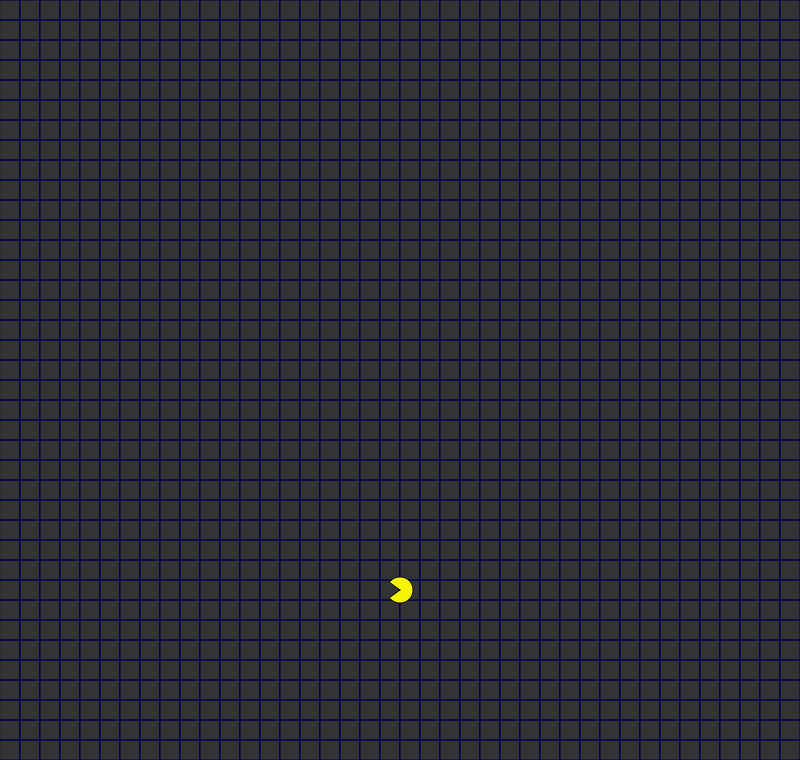
Frame 1 (no input)
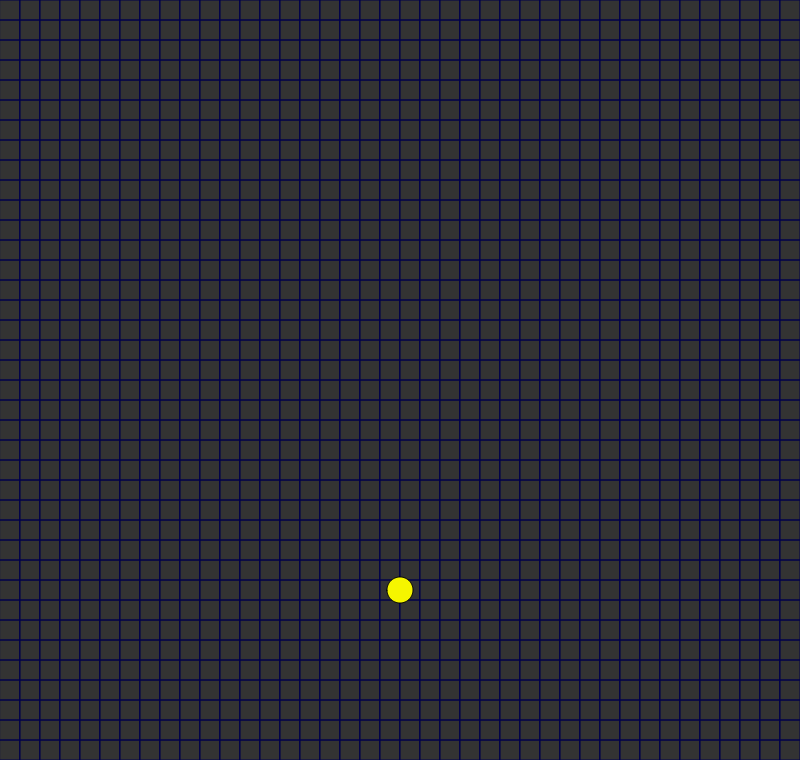
Frame 60 (no input)
Frame 120 (the mouse pressed at the canvas centre since frame 60): identical to frame 1, image omitted

The p5.js sketch that drew these frames (run headless with seeded random() and noise() and a simulated clock; from frame 60 on, the mouse is pressed at the canvas centre):

// p5.js sketch
// ── sketch.js
var pacman;

// game constants
var SCALE = 20;
var SPEED = 0.18;
var UP;
var DOWN;
var LEFT;
var RIGHT;

var showGrid = true;


function setup() {
    // frameRate(1);
    createCanvas(800, 760); // this is the original screen resolution of 224x288 scaled by 1.67

    // set the values of the directional constantsin Radians.
    // this has to be done here because I'm using p5's PI constant,
    // and it's not available until we're in the setup function...
    UP = (270 * PI) / 180;
    DOWN = (90 * PI) / 180;
    LEFT = (180 * PI) / 180;
    RIGHT = (0 * PI) / 180;

    pacman = new Pacman(13);
}

function draw() {
    background(51);
    if (showGrid) {
        push();
        stroke(0, 0, 75);
        noFill();
        for (var x = 0; x < width; x += SCALE) {
            for (var y = 0; y < height; y += SCALE) {
                rect(x, y, SCALE, SCALE);
            }
        }
        pop();
    }
    pacman.update();

    if (frameCount % 8 > 0 && pacman.mouthOpened) {
        // draw opened mouth...
        pacman.show(pacman.mouthOpened);
    } else if (frameCount % 8 === 0) {
        // draw opened mouth...
        pacman.show(true);
        pacman.mouthOpened = !pacman.mouthOpened;
    } else if (frameCount % 8 > 0 && !pacman.mouthOpened) {
        // draw closed mouth...
        pacman.show(pacman.mouthOpened);
    } else {
        // draw opened mouth...
        pacman.show(true);
    }

}

function keyPressed() {
    switch (keyCode) {
        case UP_ARROW:
            pacman.move(0, -SPEED, UP);
            break;
        case DOWN_ARROW:
            pacman.move(0, SPEED, DOWN);
            break;
        case LEFT_ARROW:
            pacman.move(-SPEED, 0, LEFT);
            break;
        case RIGHT_ARROW:
            pacman.move(SPEED, 0, RIGHT);
            break;
        default:
    }
}

// ── pacman.js
function Pacman(r) {
    var cols = floor(width / SCALE);
    var rows = floor(height / SCALE);
    var vc = 0; // vertex count
    var r2 = r;

    this.pos = createVector(floor(cols / 2), floor(rows / 2) + (SCALE / 2)); // + SCALE/2 nudges him down onto the grid...
    this.pos.mult(SCALE);
    this.dir = LEFT;
    this.r = r; // our original r value...
    this.clr = {
        r: 245,
        g: 245,
        b: 0
    }

    this.xspeed = 0;
    this.yspeed = 0;

    this.mouthOpened = true;

    // gather the verticies for both the opened and closed mouth
    this.verticies = {};
    this.verticies.openedMouth = [];
    this.verticies.closedMouth = [];
    for (var a = 0; a < TWO_PI; a += (TWO_PI / 100)) {
        vc++;
        if (vc >= 92 || vc <= 10) {
            r2 = 0;
        } else {
            r2 = this.r;
        }
        // convert polar to cartesian coordinates
        var x1 = r2 * cos(a);
        var y1 = r2 * sin(a);
        this.verticies.openedMouth.push(createVector(x1, y1));
    }
    for (var a = 0; a < TWO_PI; a += (TWO_PI / 100)) {
        // convert polar to cartesian coordinates
        var x1 = this.r * cos(a);
        var y1 = this.r * sin(a);
        this.verticies.closedMouth.push(createVector(x1, y1));
    }
}

Pacman.prototype.move = function(x, y, dir) {
    // dir is the number of Radians to rotate
    this.dir = dir;
    this.xspeed = x * SCALE;
    this.yspeed = y * SCALE;

};

Pacman.prototype.update = function() {

    this.pos.x += this.xspeed;
    this.pos.y += this.yspeed;

    this.pos.x = constrain(this.pos.x, SCALE - (this.r / 2), width - this.r);
    this.pos.y = constrain(this.pos.y, SCALE - (this.r) - 3, height - (this.r * 2) +2);

};

Pacman.prototype.show = function(opened) {
    fill(this.clr.r, this.clr.g, this.clr.b);
    stroke(0);
    push();
    translate(this.pos.x, this.pos.y + (SCALE / 2));
    rotate(this.dir);
    if (opened) {
        beginShape();
        for (var i = 0; i < this.verticies.openedMouth.length; i++) {
            vertex(this.verticies.openedMouth[i].x, this.verticies.openedMouth[i].y)
        }
        endShape(CLOSE);
    } else {
        beginShape();
        for (var i = 0; i < this.verticies.closedMouth.length; i++) {
            vertex(this.verticies.closedMouth[i].x, this.verticies.closedMouth[i].y)
        }
        endShape(CLOSE);
    }
    pop();
}
